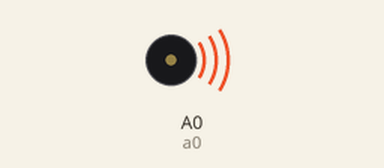
Bench run of a program on a simulated Adafruit PyPortal running CircuitPython. On the bench: buzzer (waves = sounding). The interpreter's speed is modelled, so counts of loop turns are approximate; what the program prints to the serial console is not drawn.

Above: at 0.5 s.
Timing chart, 0 to 14.3 s (numbered marks = the images above):
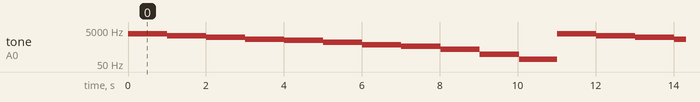

The program:

scope-xy-lem.py
```python
### scope-xy-lem v0.9
### Output simple vector image of a Lunar Excursion Module to oscilloscope
### Needs X-Y mode and an Adafruit M4 board like Feather M4
### or PyGamer (best to disconnect headphones)

### copy this file to PyGamer (or other M4 board) as code.py

### MIT License

### Copyright (c) 2019 Kevin J. Walters

### Permission is hereby granted, free of charge, to any person obtaining a copy
### of this software and associated documentation files (the "Software"), to deal
### in the Software without restriction, including without limitation the rights
### to use, copy, modify, merge, publish, distribute, sublicense, and/or sell
### copies of the Software, and to permit persons to whom the Software is
### furnished to do so, subject to the following conditions:

### The above copyright notice and this permission notice shall be included in all
### copies or substantial portions of the Software.

### THE SOFTWARE IS PROVIDED "AS IS", WITHOUT WARRANTY OF ANY KIND, EXPRESS OR
### IMPLIED, INCLUDING BUT NOT LIMITED TO THE WARRANTIES OF MERCHANTABILITY,
### FITNESS FOR A PARTICULAR PURPOSE AND NONINFRINGEMENT. IN NO EVENT SHALL THE
### AUTHORS OR COPYRIGHT HOLDERS BE LIABLE FOR ANY CLAIM, DAMAGES OR OTHER
### LIABILITY, WHETHER IN AN ACTION OF CONTRACT, TORT OR OTHERWISE, ARISING FROM,
### OUT OF OR IN CONNECTION WITH THE SOFTWARE OR THE USE OR OTHER DEALINGS IN THE
### SOFTWARE.

import time
import math
import array

import board
import busio
import audioio
import analogio

### TODO - split up parts of image to tell addpoints not to put in
###        extra points - could just use (None, None) or perhaps a
###        better data structure to give more flexibility later??

### TODO - some animation - could use controls on the PyGamer

### TODO - detect and dim screen

### PyGamer voltage limit to around 2.5V
### https://forums.adafruit.com/viewtopic.php?f=24&t=153703

### SAMD51 (M4) boards are steppy on the up
### https://forums.adafruit.com/viewtopic.php?f=24&t=153707

### centered
### 22 high
### 32 width
### TODO - add thruster cone
###      - more detail on legs

### centered
### 22 high
### 32 width
### TODO - add thruster cone
###      - more detail on legs
lem = [[(-8, -2), (-9, -3), (-9, -9), (-7, -11), (7, -11), (9, -9), (9, -3), (8, -2)],  ### top
       [(-10, 6), (-10, -1), (10, -1), (10, 6), (-9, 6), ],  ### bottom
       [(-10, 2),  (-15, 10)],  ### left leg
       [(-14, 11), (-16, 11)],  ### left pad
       [ (10, 2),  (15, 10)],   ### right leg
       [ (14, 11), (16, 11)],   ### right pad
      ]


### add extra points to any lines if length is greater than min_dist
def addpoints(points, min_dist):
    newpoints = []
    original_len = len(points)
    for idx in range(original_len):
        x1, y1 = points[idx]
        x2, y2 = points[(idx + 1) % original_len]

        ### Always keep the original point
        newpoints.append((x1, y1))

        diff_x = x2 - x1
        diff_y = y2 - y1
        dist = math.sqrt(diff_x ** 2 + diff_y ** 2)
        if dist > min_dist:
            ### Calculate extra intermediate points plus one
            extrasp1 = int(dist // min_dist) + 1
            for extra_idx in range(1, extrasp1):
                ratio = extra_idx / extrasp1
                newpoints.append((x1 + diff_x * ratio,
                                  y1 + diff_y * ratio))
        ### Two points define a straight line
        ### so no need to connect final point back to first
        if original_len == 2:
            break

    return newpoints

data = lem

### get the range of logo points
### extra points from linear interpolation will not change this
min_x, min_y = max_x, max_y = data[0][0]
for part in data:
    for point in part:
       min_x = min(min_x, point[0])
       max_x = max(max_x, point[0])
       min_y = min(min_y, point[1])
       max_y = max(max_y, point[1])

### PyPortal DACs seem to stop around 53000 and there's 2 100 ohm resistors
### on output
### 32768 and 32000 exhibit this bug but 25000 so far appears to be a
### workaround, albeit a mysterious one
### https://github.com/adafruit/circuitpython/issues/1992
dac_x_min = 0
dac_y_min = 0
dac_x_max = 25000
dac_y_max = 25000
dac_x_mid = dac_x_max // 2
dac_y_mid = dac_y_max // 2

### Convert the points into format suitable for audio library
### and scale to the DAC range used by the library
### INTENTIONALLY using "h" here as libraries will make a copy of
### rawdata which is useful to allow animating code to modify rawdata
### without affecting output

range_x = max_x - min_x
range_y = max_y - min_y
halfrange_x = range_x / 2
halfrange_y = range_y / 2
mid_x = halfrange_x + min_x
mid_y = halfrange_y + min_y

use_wav = True
rubbish_wav_bug_workaround = False
leave_wav_looping = True

### A0 will be x, A1 will be y
if use_wav:
    print("Using audioio.RawSample for DACs")
    dacs = audioio.AudioOut(board.A0, right_channel=board.A1)
else:
    print("Using analogio.AnalogOut for DACs")
    a0 = analogio.AnalogOut(board.A0)
    a1 = analogio.AnalogOut(board.A1)

### Demonstration of different intermediate point spacing on vectors
intermediates = [100, 10, 7, 5, 4, 3, 2, 1.5, 1, 0.5, 0.25]

### 0.8 gives a border and allows for data to be slightly off centre
mult_x = dac_x_max / max(range_x, range_y) * 0.8
mult_y = dac_x_max / max(range_x, range_y) * 0.8

### 10Hz is ok for AudioOut, optimistic for AnalogOut
frame_t = 1/1
prev_t = time.monotonic()
frame = 1
while True:
    ### Add intermediate points to make line segments for each part
    ### look like continuous lines on x-y oscilloscope output
    spacing = intermediates[(frame - 1) % len(intermediates)]
    display_data = []
    for part in data:
        display_data.extend(addpoints(part, spacing))

    rawdata = array.array("h", (2 * len(display_data)) * [0])
    idx = 0
    for px, py in display_data:
        rawdata[idx] = round(px * mult_x)
        rawdata[idx + 1] = 0 - round(py * mult_y)
        idx += 2

    if use_wav:
        ### 200k (maybe 166.667k) seems to be practical limit
        ### 1M permissible but seems same as around 200k
        output_wave = audioio.RawSample(rawdata,
                                        channel_count=2,
                                        sample_rate=50 * 1000)

        ### The image may "warp" sometimes with loop=True due to a strange bug
        ### https://github.com/adafruit/circuitpython/issues/1992
        if rubbish_wav_bug_workaround:
            while True:
                dacs.play(output_wave)
                if time.monotonic() - prev_t >= frame_t:
                    break
        else:
            dacs.play(output_wave, loop=True)
            while time.monotonic() - prev_t < frame_t:
                pass
            if not leave_wav_looping:
                dacs.stop()
    else:
        while True:
            ### This gives a very flickery image with 4932 points
            ### slight flicker at 2552
            ### might be ok for 1000
            for idx in range(0, len(rawdata), 2):
                a0.value = rawdata[idx]
                a1.value = rawdata[idx + 1]
            if time.monotonic() - prev_t >= frame_t:
                break
    prev_t = time.monotonic()
    #angle += math.pi / 180 * 3 ### 72 degrees per frame
    frame += 1
```

Measured:
- by itself, tone on A0 (a0): repeats every 11.0 s: 2272 Hz 1.0 s, 1851 Hz 1.0 s, 1428 Hz 1.0 s, 1219 Hz 1.0 s, 961 Hz 1.0 s, 684 Hz 1.0 s, 537 Hz 1.0 s, 357 Hz 1.0 s, 187 Hz 1.0 s, 95 Hz 0.98 s, 2941 Hz 1.0 s
